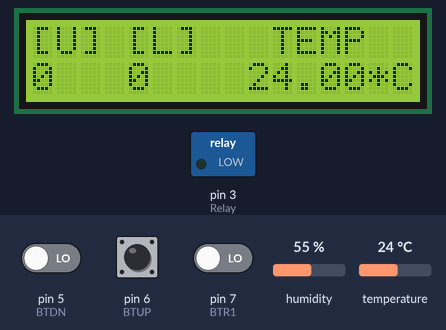
The sketch below on a simulated Arduino Uno, built with avr-gcc and run on an emulated ATmega328P. Parts: 16×2 character LCD, switched loads named in the sketch (green lamp = pin HIGH). Inputs (shaded band) come from the test bench; at power-on: temperature 24 °C, pin 7 (BTR1) LOW, pin 6 (BTUP) LOW, pin 5 (BTDN) LOW, humidity 55 %.

Above: at 3.3 s.
3.4 s: temperature set to 34.2 °C
At 4.4 s:
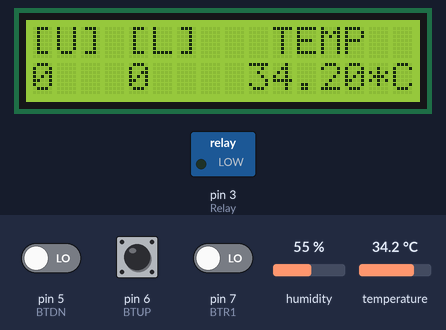
4.9 s: temperature set to 35.6 °C
At 5.4 s:
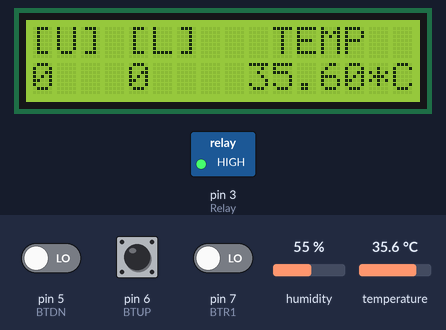
7.9 s: pin 7 (BTR1) driven HIGH
At 8.3 s:
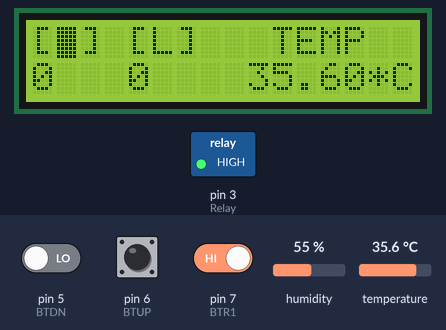
9.4 s: pin 6 (BTUP) pulled HIGH for 3.2 s
At 10.8 s:
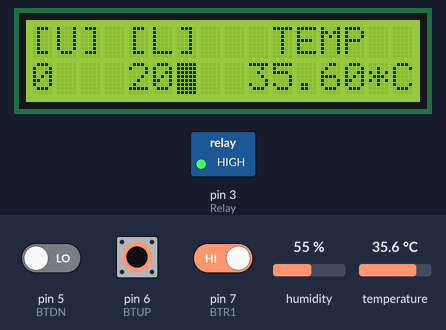
13.2 s: pin 5 (BTDN) driven HIGH
At 13.7 s:
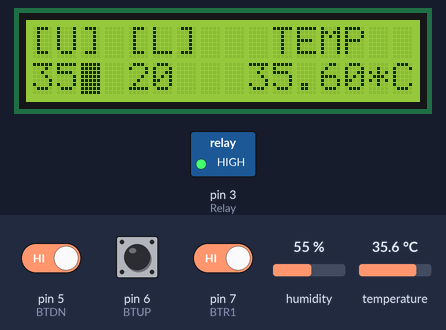
14.8 s: pin 5 (BTDN) driven LOW
At 15.4 s:
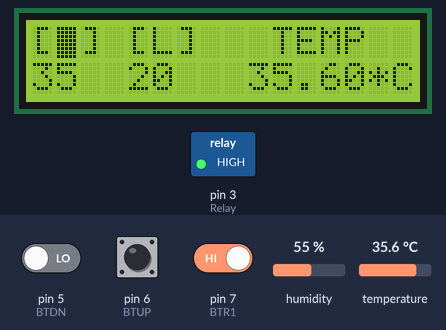
Timing chart, 0 to 17.5 s (numbered marks = the images above; inputs shaded):
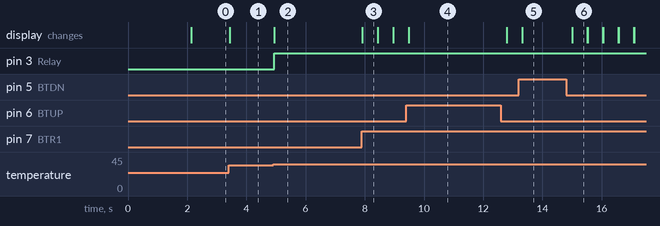

Measured:
- the behaviour switches between 34.9 and 35 °C on temperature (found by bisection; images 1 and 2)
- after the input at 3.4 s, the display: changes at once (image 1)
- after the input at 4.9 s, pin 3 (Relay): LOW → HIGH at once; the display: changes at once (image 2)
- after the input at 7.9 s, the display: changes at once (image 3)
- after the input at 14.8 s, the display: changes after 0.20 s (image 6)
- what the display in image 3 shows lasts 0.5 s, from 7.9 s to 8.4 s

The sketch:

UP_Miagao_V2.ino
```cpp
#include <Wire.h>
#include <LiquidCrystal_I2C.h>
LiquidCrystal_I2C lcd(0x27, 2, 1, 0, 4, 5, 6, 7, 3, POSITIVE);
#include <dht.h>
#define dataPin A0
dht DHT;


int count1 = 35; // count upp
int count2 = 20; // count down
int CPH = 1;  // LCD
int BTR1 = 7; // MOVE
int BTUP = 6; // value up
int BTDN = 5; // valuw down
int pos = 0;

int Temp = 0;
int Upper= 0;
int Lower = 0;
int ULI = 0;
int LLI = 4;
int Relay = 3;

int TempI = 9;

  int val = 0;

  void setup() {

  lcd.begin(16,2);
  lcd.setCursor(1,0);
  lcd.print("Dried  Mangoes");
  lcd.setCursor(1,1);
  lcd.print("Temp Contoller");
  delay(2000);
  lcd.clear();
  lcd.print("[U] [L]   TEMP");
  lcd.setCursor(ULI, 1);
  lcd.print(Upper);
  lcd.setCursor(LLI, 1);
  lcd.print(Lower);
  lcd.setCursor(TempI, 1);
  lcd.print(Temp);
  lcd.setCursor(CPH, 0);
  lcd.cursor();
  lcd.blink();
  pinMode(BTR1,INPUT);
  pinMode(BTUP,INPUT);
  pinMode(BTDN,INPUT);
  pinMode(Relay,OUTPUT);


  } // void setup end

//-o-o-o-o-o-o-o-o-o-o-o-o-o-o-o-o-o-o-o-o-o-o-o-o-o
  void loop() {

 lcd.setCursor(CPH, 0);
  if((digitalRead(BTR1) == HIGH) && (CPH != 1) )
  {
   CPH -=4;
    delay(500);
  }
  else if((digitalRead(BTR1) == HIGH) && (CPH != 5) )
  {
   CPH +=4;
    delay(500);
  }
  lcd.blink();
  int readData = DHT.read22(dataPin);
  float t = DHT.temperature;
  lcd.setCursor(TempI, 1);
  lcd.print(t);
  lcd.print("*C");
  delay(10);

  switch (CPH){

    case 1:
    if ((digitalRead(BTUP) == HIGH) && (count1 != 50)){
         lcd.setCursor(ULI,1);
      lcd.print(count1++ );
      while(digitalRead(BTUP) == HIGH) ;
      delay(200);
    }
    if ((digitalRead(BTDN) == HIGH) && (count1 != 30)){
         lcd.setCursor(ULI,1);
      lcd.print(count1-- );
      while(digitalRead(BTDN) == HIGH) ;
      delay(200);

    }

    break;

    case 5:

    if ((digitalRead(BTUP) == HIGH) && (count2 != 31)){
         lcd.setCursor(LLI,1);
      lcd.print(count2++ );
      while(digitalRead(BTUP) == HIGH) ;
      delay(200);
    }
   if ((digitalRead(BTDN) == HIGH) && (count2 != 0)){
         lcd.setCursor(LLI,1);
      lcd.print(count2--);
      while(digitalRead(BTDN) == HIGH) ;
      delay(200);

    }
    break;
   }


   //Switch end

  if (DHT.temperature >= count1 )
  {

     digitalWrite(Relay,HIGH);


  }
 if (DHT.temperature < count2 )
  {
   digitalWrite(Relay,LOW);

  }

\
  } //Void end
```
